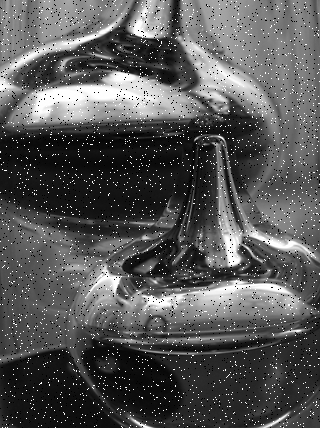
#> input picture Noise_salt_and_pepper.png, 320 x 428 px
$ python smoothing_opencv.py
#> lines starting #> are read from the running program, lines starting #| are printed output that depends on the picture
import cv2
import numpy as np
from matplotlib import pyplot as plt

img = cv2.imread('Noise_salt_and_pepper.png')
#> img is the input picture: shape (428, 320, 3); min 0, max 255, mean 86.8
img=cv2.cvtColor(img,cv2.COLOR_BGR2RGB)
kernel= np.ones((5,5),np.float32)/25

homogenous=cv2.filter2D(img,-1,kernel)
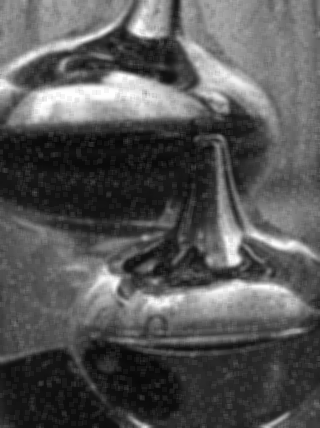
#> homogenous: shape (428, 320, 3); min 7, max 254, mean 86.8
blur=cv2.blur(img,(5,5))
gaussian_blur=cv2.GaussianBlur(img, (5,5), 0)
median=cv2.medianBlur(img,5)
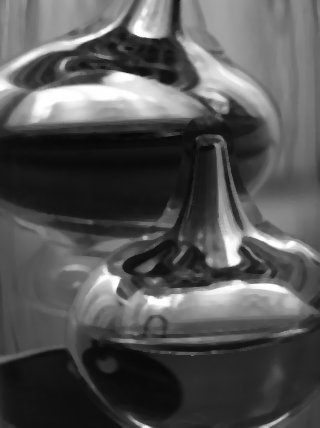
#> median: shape (428, 320, 3); min 7, max 254, mean 84.3
bilateral=cv2.bilateralFilter(median, 10,75,75)


titles=['Original Image', 'Homogenous Filter', 'Blur', 'Gaussian Blur', 'Median Blur', 'Bilateral Filter']
images=[img, homogenous, blur, gaussian_blur, median, bilateral]

for i in range(len(images)):
    plt.subplot(2,3,i+1),plt.imshow(images[i],'gray')
    plt.title(titles[i])
    plt.xticks([]), plt.yticks([])
#> this loop made 6 passes
plt.show()
